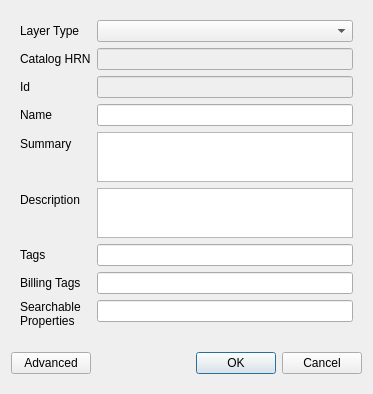
<?xml version="1.0" encoding="UTF-8"?>
<ui version="4.0">
 <class>Dialog</class>
 <widget class="QDialog" name="Dialog">
  <property name="geometry">
   <rect>
    <x>0</x>
    <y>0</y>
    <width>404</width>
    <height>415</height>
   </rect>
  </property>
  <property name="sizePolicy">
   <sizepolicy hsizetype="Fixed" vsizetype="Preferred">
    <horstretch>0</horstretch>
    <verstretch>0</verstretch>
   </sizepolicy>
  </property>
  <property name="windowTitle">
   <string>Edit XYZ Hub Space</string>
  </property>
  <property name="sizeGripEnabled">
   <bool>false</bool>
  </property>
  <layout class="QVBoxLayout" name="verticalLayout">
   <property name="sizeConstraint">
    <enum>QLayout::SetFixedSize</enum>
   </property>
   <item>
    <widget class="QWidget" name="widget" native="true">
     <property name="sizePolicy">
      <sizepolicy hsizetype="Preferred" vsizetype="Expanding">
       <horstretch>0</horstretch>
       <verstretch>0</verstretch>
      </sizepolicy>
     </property>
     <layout class="QFormLayout" name="formLayout">
      <item row="0" column="0">
       <widget class="QLabel" name="label_6">
        <property name="text">
         <string>Layer Type</string>
        </property>
       </widget>
      </item>
      <item row="0" column="1">
       <widget class="QComboBox" name="comboBox_layer_type">
        <property name="enabled">
         <bool>true</bool>
        </property>
        <property name="sizePolicy">
         <sizepolicy hsizetype="Preferred" vsizetype="Preferred">
          <horstretch>0</horstretch>
          <verstretch>0</verstretch>
         </sizepolicy>
        </property>
       </widget>
      </item>
      <item row="1" column="0">
       <widget class="QLabel" name="label_10">
        <property name="text">
         <string>Catalog HRN</string>
        </property>
       </widget>
      </item>
      <item row="1" column="1">
       <widget class="QLineEdit" name="lineEdit_catalog_hrn">
        <property name="enabled">
         <bool>false</bool>
        </property>
       </widget>
      </item>
      <item row="2" column="0">
       <widget class="QLabel" name="label_2">
        <property name="text">
         <string>Id</string>
        </property>
       </widget>
      </item>
      <item row="2" column="1">
       <widget class="QLineEdit" name="lineEdit_id">
        <property name="enabled">
         <bool>false</bool>
        </property>
       </widget>
      </item>
      <item row="3" column="0">
       <widget class="QLabel" name="label">
        <property name="text">
         <string>Name</string>
        </property>
       </widget>
      </item>
      <item row="3" column="1">
       <widget class="QLineEdit" name="lineEdit_title"/>
      </item>
      <item row="4" column="0">
       <widget class="QLabel" name="label_7">
        <property name="text">
         <string>Summary</string>
        </property>
       </widget>
      </item>
      <item row="4" column="1">
       <widget class="QPlainTextEdit" name="plainTextEdit_summary">
        <property name="sizePolicy">
         <sizepolicy hsizetype="Expanding" vsizetype="Preferred">
          <horstretch>0</horstretch>
          <verstretch>0</verstretch>
         </sizepolicy>
        </property>
        <property name="maximumSize">
         <size>
          <width>16777215</width>
          <height>50</height>
         </size>
        </property>
       </widget>
      </item>
      <item row="5" column="0">
       <widget class="QLabel" name="label_3">
        <property name="text">
         <string>Description</string>
        </property>
       </widget>
      </item>
      <item row="5" column="1">
       <widget class="QPlainTextEdit" name="plainTextEdit_description">
        <property name="sizePolicy">
         <sizepolicy hsizetype="Expanding" vsizetype="Preferred">
          <horstretch>0</horstretch>
          <verstretch>0</verstretch>
         </sizepolicy>
        </property>
        <property name="maximumSize">
         <size>
          <width>16777215</width>
          <height>50</height>
         </size>
        </property>
       </widget>
      </item>
      <item row="6" column="0">
       <widget class="QLabel" name="label_5">
        <property name="text">
         <string>Tags</string>
        </property>
       </widget>
      </item>
      <item row="6" column="1">
       <widget class="QLineEdit" name="lineEdit_tags"/>
      </item>
      <item row="7" column="0">
       <widget class="QLabel" name="label_8">
        <property name="text">
         <string>Billing Tags</string>
        </property>
       </widget>
      </item>
      <item row="7" column="1">
       <widget class="QLineEdit" name="lineEdit_billing_tags"/>
      </item>
      <item row="8" column="0">
       <widget class="QLabel" name="label_9">
        <property name="text">
         <string>Searchable
Properties</string>
        </property>
       </widget>
      </item>
      <item row="8" column="1">
       <widget class="QLineEdit" name="lineEdit_searchable_properties"/>
      </item>
     </layout>
    </widget>
   </item>
   <item>
    <widget class="QWidget" name="widget_btn" native="true">
     <layout class="QHBoxLayout" name="horizontalLayout_3">
      <property name="leftMargin">
       <number>0</number>
      </property>
      <property name="rightMargin">
       <number>0</number>
      </property>
      <item>
       <widget class="QPushButton" name="btn_advanced">
        <property name="text">
         <string>Advanced</string>
        </property>
       </widget>
      </item>
      <item>
       <widget class="QDialogButtonBox" name="buttonBox">
        <property name="orientation">
         <enum>Qt::Horizontal</enum>
        </property>
        <property name="standardButtons">
         <set>QDialogButtonBox::Cancel|QDialogButtonBox::Ok</set>
        </property>
       </widget>
      </item>
     </layout>
    </widget>
   </item>
  </layout>
 </widget>
 <tabstops>
  <tabstop>comboBox_layer_type</tabstop>
  <tabstop>lineEdit_catalog_hrn</tabstop>
  <tabstop>lineEdit_id</tabstop>
  <tabstop>lineEdit_title</tabstop>
  <tabstop>plainTextEdit_summary</tabstop>
  <tabstop>plainTextEdit_description</tabstop>
  <tabstop>lineEdit_tags</tabstop>
  <tabstop>lineEdit_billing_tags</tabstop>
  <tabstop>lineEdit_searchable_properties</tabstop>
 </tabstops>
 <resources/>
 <connections>
  <connection>
   <sender>buttonBox</sender>
   <signal>accepted()</signal>
   <receiver>Dialog</receiver>
   <slot>accept()</slot>
   <hints>
    <hint type="sourcelabel">
     <x>257</x>
     <y>308</y>
    </hint>
    <hint type="destinationlabel">
     <x>157</x>
     <y>274</y>
    </hint>
   </hints>
  </connection>
  <connection>
   <sender>buttonBox</sender>
   <signal>rejected()</signal>
   <receiver>Dialog</receiver>
   <slot>reject()</slot>
   <hints>
    <hint type="sourcelabel">
     <x>325</x>
     <y>308</y>
    </hint>
    <hint type="destinationlabel">
     <x>286</x>
     <y>274</y>
    </hint>
   </hints>
  </connection>
 </connections>
</ui>
